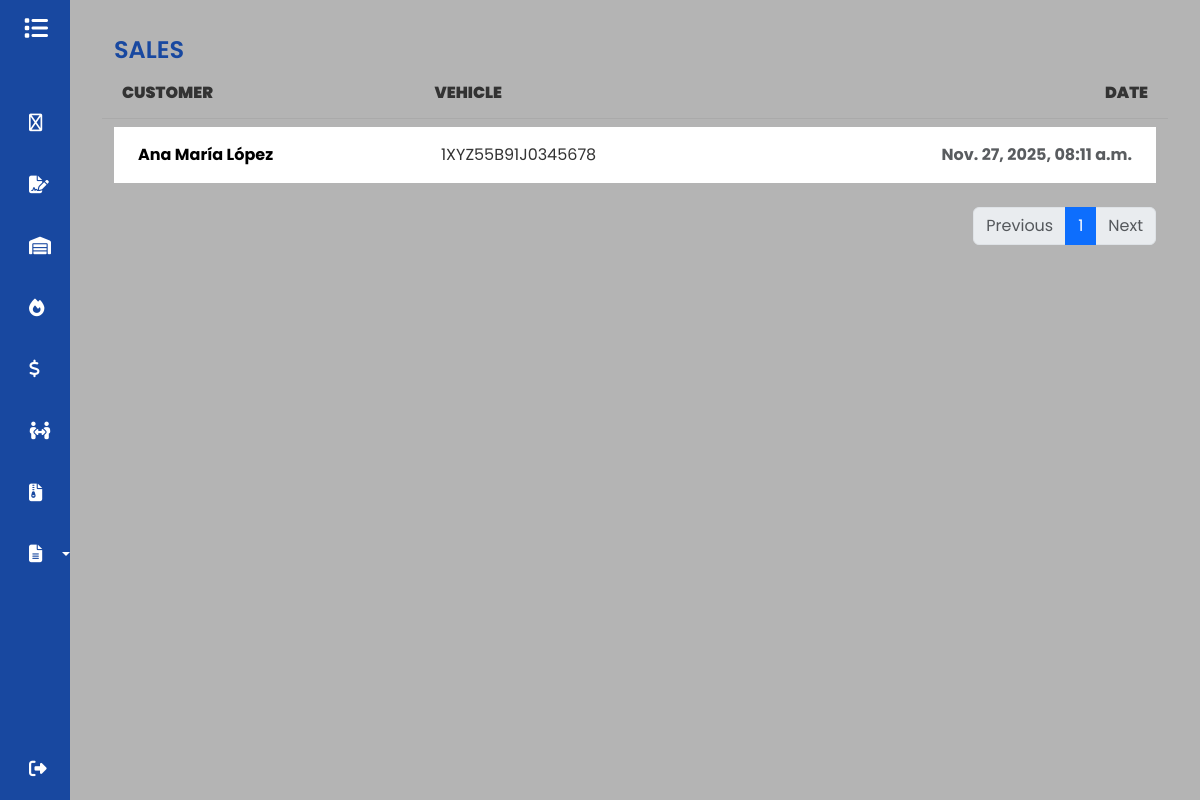
Page /sales (signed in) on the earlier database version.
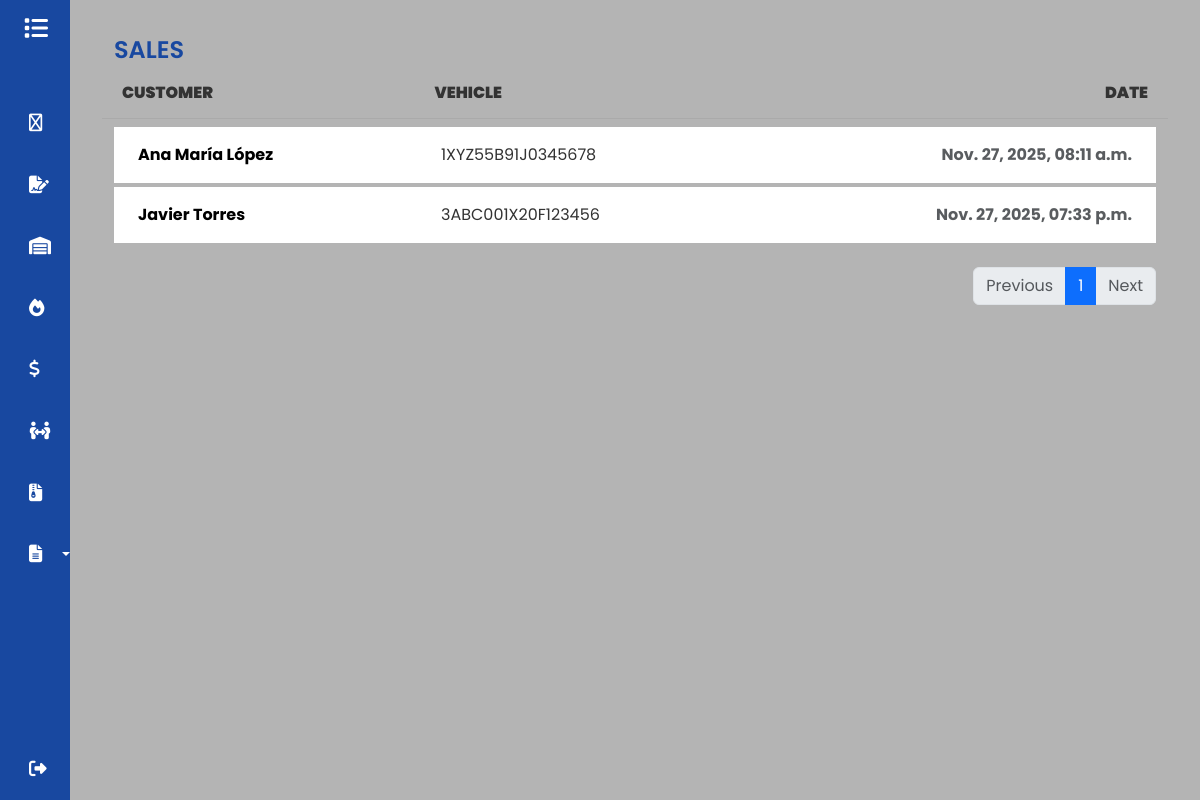
Same page on the later database version.
### GDMFX/models.py (models this page shows, shortened)
class Sales(models.Model):
    lead = models.OneToOneField(Leads, on_delete=models.CASCADE)
    created_at = models.DateTimeField(auto_now_add=True)
    vehicle_sold = models.ForeignKey(Vehicles, on_delete=models.SET_NULL, null=True, blank=True)
    PHASE_CHOICES = [
        ('Test Drive', 'Test Drive'),
        ('In progress', 'In progress'),
        ('Closed', 'Closed'),
    ]
    phase = models.CharField(max_length=20, choices=PHASE_CHOICES, default='Test Drive')
    selling_date = models.DateField(null=True, blank=True)
    user = models.ForeignKey(User, on_delete=models.CASCADE)

class Leads(models.Model):
    name = models.CharField(max_length=150)
    interested = models.ForeignKey(Vehicles, on_delete=models.SET_NULL, null=True, blank=True)
    source = models.CharField(max_length=150)
    LEAD_STATUS_CHOICES = [
        ('Interested', 'Interested'),
        ('Contacted', 'Contacted'),
        ('Qualified', 'Qualified'),
    ]
    status = models.CharField(max_length=20, choices=LEAD_STATUS_CHOICES, default='Interested')
    user = models.ForeignKey(User, on_delete=models.SET_NULL, null=True, blank=True)
    contact_date = models.DateTimeField(null=True, blank=True)
    bullet = models.DecimalField(max_digits=12, decimal_places=2, null=True, blank=True)

class Vehicles(models.Model):
    vin = models.CharField(max_length=17, unique=True)
    brand = models.CharField(max_length=50)
    model = models.CharField(max_length=50)
    CONDITION_CHOICES = [
        ('Used', 'Used'),
        ('New', 'New'),
    ]
    condition = models.CharField(max_length=10, choices=CONDITION_CHOICES)
    km = models.IntegerField(default=0)
    color = models.CharField(max_length=50)
    price_adquisition = models.DecimalField(max_digits=12, decimal_places=2, null=True, blank=True)
    selling_price = models.DecimalField(max_digits=12, decimal_places=2, null=True, blank=True)
    integration_date = models.DateField(null=True, blank=True)
    STATUS_CHOICES = [
        ('Available', 'Available'),
        ('Sold', 'Sold'),
    ]
    status = models.CharField(max_length=10, choices=STATUS_CHOICES)
    user = models.ForeignKey(User, on_delete=models.CASCADE)

### GDMFX/views.py (the view)
# urls.py: path('sales', views.sales, name='sales'),
@login_required
def sales(request):
    sale = Sales.objects.filter(user=request.user)
    paginator = Paginator(sale, ITEMS_PER_PAGE)
    page_number = request.GET.get('page')
    page_obj = paginator.get_page(page_number)
    return render(request, 'sales.html',{'sales': page_obj} )

### GDMFX/templates/sales.html
{% extends 'base.html' %}
{% load static %}
{% block content %}
<div class="container mt-3">
    <h1 style="color: #1848a0;">SALES</h1>
    <div class="row mb-2 d-none d-md-flex" style="font-weight: 600; color: #333; border-bottom: 1px solid #aaa; padding-bottom: 5px;">
        <div class="col-12">
            <div class="d-flex align-items-center">
                <strong class="p-2" style="width: 30%;">CUSTOMER</strong>
                <strong class="p-2" style="width: 40%;">VEHICLE</strong>
                <strong class="ms-auto p-2 text-end" style="width: 30%;">DATE</strong>
            </div>
        </div>
    </div>
    {% for sale in sales.object_list %}
    <div class="row mt-1">
        <div class="col">
            <ul class="list-group">
                <a href="{% url 'show_sales' sale.id %}" style="text-decoration: none;">
                    <li class="list-group-item d-flex align-items-center list-group-item-action border-0">
                        <div class="p-2" style="width: 30%;">
                            <strong style="color: #000;">{{ sale.lead.name }}</strong>
                        </div>
                        <div class="p-2" style="width: 40%; color: #333;">
                            {% if sale.vehicle_sold %}
                                {{ sale.vehicle_sold.vin }}
                            {% else %}
                                <span class="text-muted">N/A</span>
                            {% endif %}
                        </div>
                        <div class="ms-auto p-2 text-end" style="width: 30%;">
                            <strong class="text-muted">{{ sale.created_at|date:"M. d, Y, h:i a" }}</strong>
                        </div>
                    </li>
                </a>
            </ul>
        </div>
    </div>
    {% empty %}
    <div class="alert alert-info mt-3" role="alert">
        No hay ventas registradas para este usuario.
    </div>
    {% endfor %}
    <nav aria-label="Page navigation" class="mt-4">
        <ul class="pagination justify-content-end">
            {% if sales.has_previous %}
                <li class="page-item">
                    <a class="page-link" href="?page={{ sales.previous_page_number }}">Previous</a>
                </li>
            {% else %}
                <li class="page-item disabled">
                    <a class="page-link" tabindex="-1" aria-disabled="true">Previous</a>
                </li>
            {% endif %}
            {% for i in sales.paginator.page_range %}
                {% if sales.number == i %}
                    <li class="page-item active" aria-current="page"><a class="page-link" href="#">{{ i }}</a></li>
                {% else %}
                    <li class="page-item"><a class="page-link" href="?page={{ i }}">{{ i }}</a></li>
                {% endif %}
            {% endfor %}
            {% if sales.has_next %}
                <li class="page-item">
                    <a class="page-link" href="?page={{ sales.next_page_number }}">Next</a>
                </li>
            {% else %}
                <li class="page-item disabled">
                    <a class="page-link" tabindex="-1" aria-disabled="true">Next</a>
                </li>
            {% endif %}
        </ul>
    </nav>
</div>
{% endblock %}

Differences in the rows shown:
added Sales: lead.name "Javier Torres", vehicle_sold.vin "3ABC001X20F123456", created_at "Nov. 27, 2025, 07:33 p.m."
